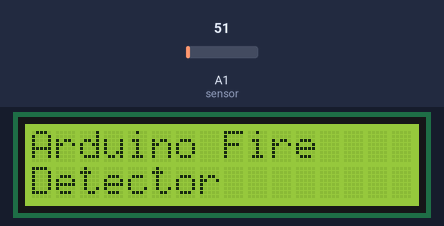
A sketch run on a simulated Arduino Uno, built with avr-gcc and run on an emulated ATmega328P. On the bench: 16×2 character LCD. The test bench sets the inputs (shaded band); at power-on: A1 (sensor) = 51. The modem accepts every AT command (registered, SIM ready, sends succeed) and sends nothing else; what the sketch prints to the serial monitor is not drawn.

Above: at 0.1 s.
At 1.7 s:
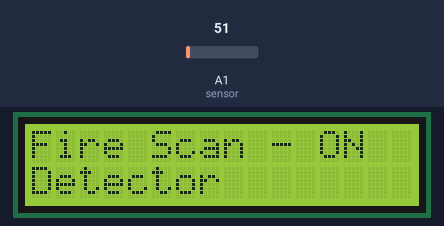
1.8 s: A1 (sensor) set to 86
Timing chart, 0 to 4.8 s (numbered marks = the images above; inputs shaded):
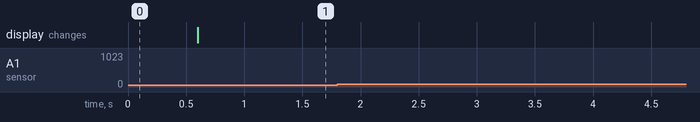

Measured:
- after the input at 1.8 s, every drawn part: stays the same

The sketch:

firefinal.ino
```cpp
//Arduino Fire Detector
#include <SoftwareSerial.h>
#include <LiquidCrystal_I2C.h>
LiquidCrystal_I2C lcd(0x27,16,2);
SoftwareSerial mySerial(9, 10);
#define led 7
int sensor=A1;
float temp_read;
float Temp_alert_val;
float Temp_shut_val;
int sms_count=0,Fire_Set;

void setup()
{
  pinMode(sensor,INPUT);
  mySerial.begin(9600);
  Serial.begin(9600);
  lcd.init();
  lcd.backlight();
  lcd.setCursor(0,0);
  lcd.print("Arduino Fire");
  lcd.setCursor(0,1);
  lcd.print("Detector");
  delay(500);
}

void loop()
{
CheckFire();// Constantly checks for LM35 temperature
CheckShutDown();//
}

void CheckFire()
{
lcd.setCursor(0,0);
lcd.print("Fire Scan - ON");
Temp_alert_val=CheckTemp();
if(Temp_alert_val>40)
{
  //Begin serial communication with Arduino and Arduino IDE (Serial Monitor)
  Serial.begin(9600);

  //Begin serial communication with Arduino and SIM800L
  mySerial.begin(9600);

  Serial.println("Initializing...");
  delay(1000);

  mySerial.println("AT"); //Once the handshake test is successful, i t will back to OK


  mySerial.println("ATD+ +254790876773;"); //  change ZZ with country code and xxxxxxxxxxx with phone number to dial

  delay(20000); // wait for 20 seconds...
  mySerial.println("ATH"); //hang up


 digitalWrite(led, HIGH);
}
}


float CheckTemp()
{
temp_read=analogRead(sensor); // reads LM35 Vout
temp_read=temp_read*5;    // converts the sensor reading to temperature
temp_read=temp_read/10;  // adds the decimal point
return temp_read; // returns temperature value in degree celsius
}


void CheckShutDown()//Checks if temperature is <30
{
if(Fire_Set==1)
{
Temp_shut_val=CheckTemp();
if(Temp_shut_val<40)// sets fire shut down at 28 degrees C
{
digitalWrite(led, LOW);
lcd.setCursor(0,1);
lcd.print("Fire OFF! SAFE NOW");
sms_count=0;//reset
Fire_Set=0;//reset
}}}
```
